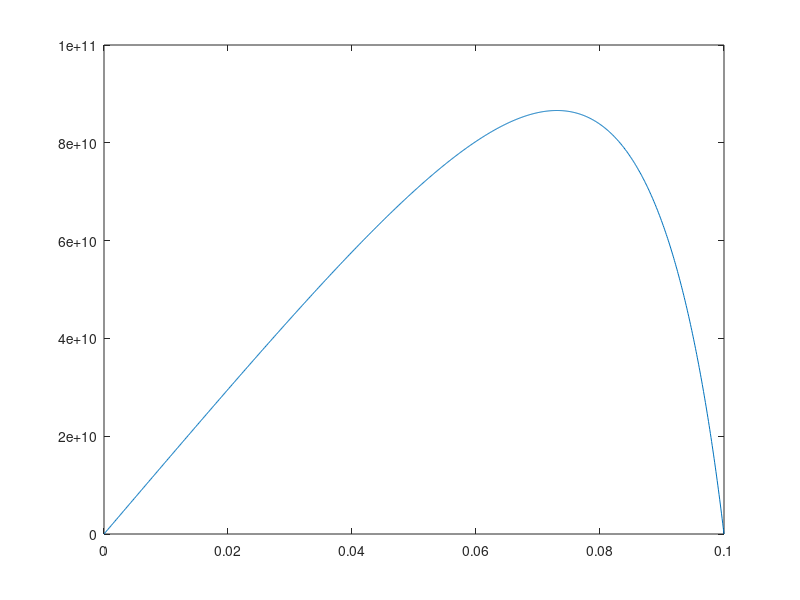

MATLAB code for this plot:
%% Increasing x, while keeping konstant k.
% A function for finding the pressure over the length of the bearing with a
% konstant k.

%Setup
N       = 1000;                         % Number of unknowns
mu      = 0.01;                         % Viscosity [Pas] 
U       = 1;                            % Runner speed [m/s]
l       = 0.1;                          % Bearing length [m]
hmin    = 10^-6;                        % Trailing edge film thickness [m]
k       = 4;                         % Slope parameter [No dimension].
p0      = 100000;                       % left limit [Pa]
pL      = 100000;                       % right limit [Pa]
xi      = l/(N);                        % step length
x       = [xi:xi:l]                     % x axis

h = hmin*(1+k-(k/l).*x);

a = (h.^3)/(12*mu);
F = (U/2).*h;

%% Diagonal vectors

c1 = (a(1:N-1)+a(2:N))./(2.*x(1:N-1).^2); %lower diagonal
d1 = -(a(1:N-1)+2*a(2:N)+a(1:N-1))./(2.*x(1:N-1).^2); %main diagonal
e1 = (a(1:N-1)+a(2:N))./(2.*x(1:N-1).^2); %top diagonal

%% Right hand side
z = (F(2:N)-F(1:N-1))./(2.*x(1:N-1));

%% Setup vectors and sparse matrix A

e = [0 e1(1:end-1)];
c = [c1(2:end) 0];
A = spdiags([c' d1' e'],[-1 0 1],N-1,N-1);

f = [z(1)-c1(1)*p0 z(2:end-1) z(N-1)-e(N-1)*pL]';

%% Solving the linear system of equations.
u = A\f;

%% Plotting p over x.
x = [0 x]
p = [p0 u' pL];
plot(x,p);

%% Finding max values

[maxp,xval] = max(p);
xloc = xval/N;
